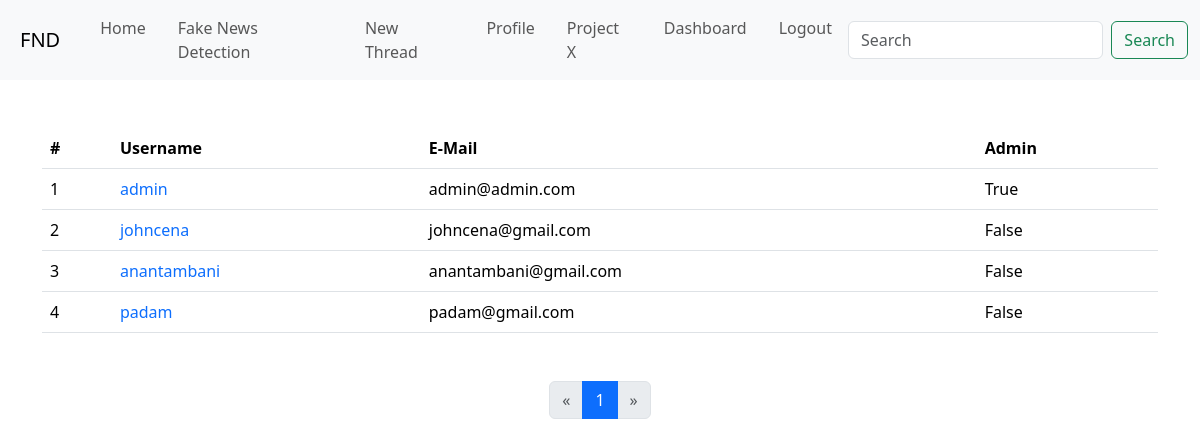
The app's page /admin/users (signed in) with its own data.
### app/models.py (models this page shows, shortened)
class User(UserMixin, db.Model):
    id: so.Mapped[int] = so.mapped_column(primary_key=True)
    username: so.Mapped[str] = so.mapped_column(sa.String(64), index=True, unique=True)
    email: so.Mapped[str] = so.mapped_column(sa.String(120), index=True, unique=True)
    password_hash: so.Mapped[Optional[str]] = so.mapped_column(sa.String(256))
    about_me: so.Mapped[Optional[str]] = so.mapped_column(sa.String(140))
    last_seen: so.Mapped[Optional[datetime]] = so.mapped_column(sa.DateTime(),
                                                                default=lambda: datetime.now(timezone.utc))
    joined: so.Mapped[datetime] = so.mapped_column(sa.DateTime(), default=lambda: datetime.now(timezone.utc))
    admin: so.Mapped[bool] = so.mapped_column(sa.Boolean(), default=False)
    posts: so.WriteOnlyMapped['Post'] = so.relationship('Post',
                                                        back_populates='author',
                                                        passive_deletes=True)
    threads: so.WriteOnlyMapped['Thread'] = so.relationship('Thread',
                                                            back_populates='user',
                                                            passive_deletes=True)

### app/admin/routes.py (the view)
@bp.route('/users')
@admin_required
@login_required
def users():
    page = request.args.get('page', 1, type=int)
    users_query = sa.select(User).order_by(User.id.asc())
    page = db.paginate(users_query, page=page, per_page=current_app.config['USERS_PER_PAGE'], error_out=True)
    return render_template("admin/users.html", title='Users', page=page)

### app/admin/routes.py (called while the page is built)
def admin_required(f):
    @wraps(f)
    def wrap(*args, **kwargs):
        if current_user.is_authenticated and current_user.admin:
            return f(*args, **kwargs)
        else:
            flash('You need to be an admin to view this page.')
            return redirect(url_for('main.index'))
    return wrap

### app/models.py (called while the page is built)
@login.user_loader
def load_user(id):
    return db.session.get(User, int(id))

### app/templates/admin/users.html
{% extends "base.html" %}
{% from "macros.html" import thread_table, page_nav with context %}
{% block content %}
    <table class="table my-5">
        <thead>
        <tr>
            <th scope="col">#</th>
            <th scope="col">Username</th>
            <th scope="col">E-Mail</th>
            <th scope="col">Admin</th>
        </tr>
        </thead>
        <tbody>
        {% for user in page.items %}
            <tr>
                <td>{{ user.id }}</td>
                <td><a class="text-decoration-none"
                       href="{{ url_for('main.user', username=user.username) }}">{{ user.username }}</a></td>
                <td>{{ user.email }}</td>
                <td>{{ user.admin }}</td>
            </tr>
        {% endfor %}
        </tbody>
    </table>
    {{ page_nav(page, 'main.users') }}
{% endblock %}

### records on screen
User: id "1", username "admin", email "admin@admin.com", admin "True"
User: id "2", username "johncena", email "johncena@gmail.com", admin "False"
User: id "3", username "anantambani", email "anantambani@gmail.com", admin "False"
User: id "4", username "padam", email "padam@gmail.com", admin "False"

### other values on screen
{{ number }} "1"
